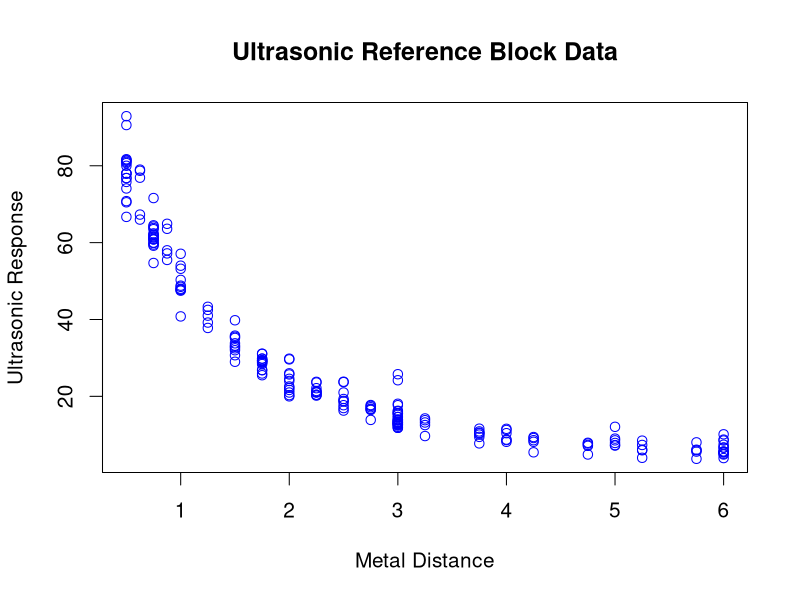
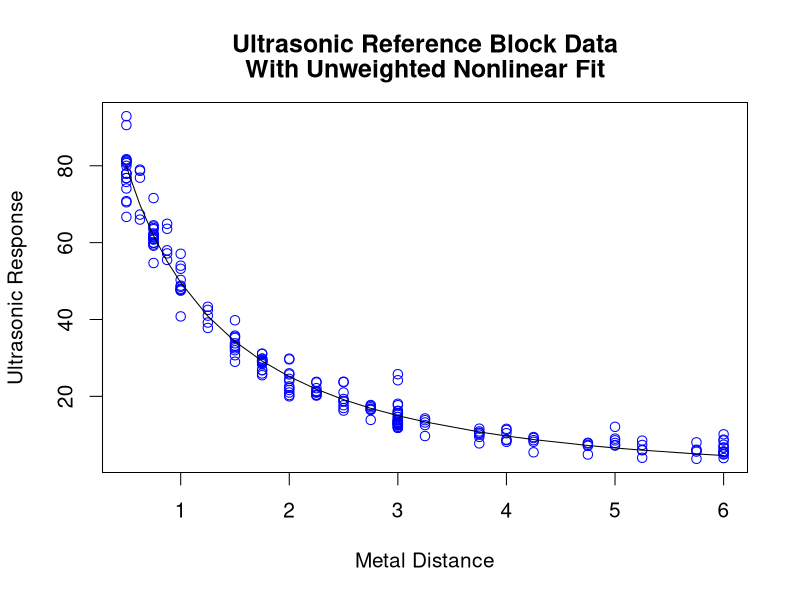
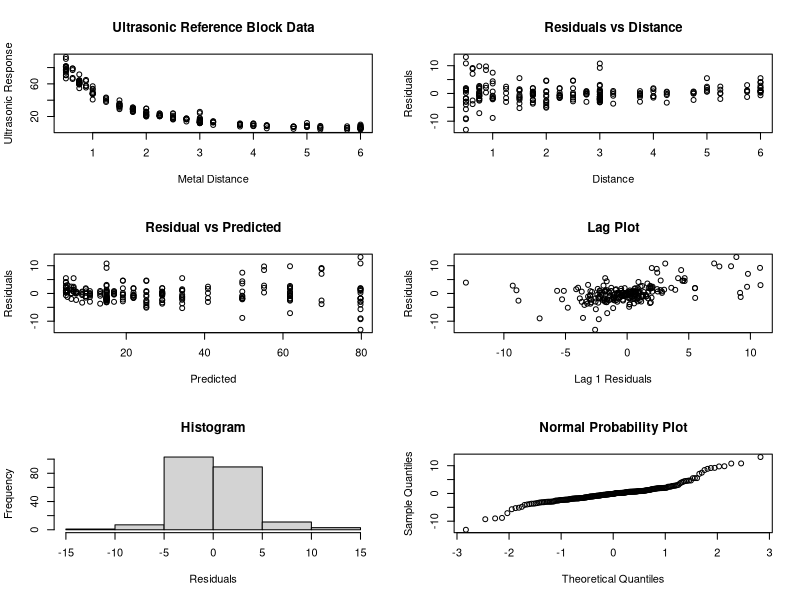
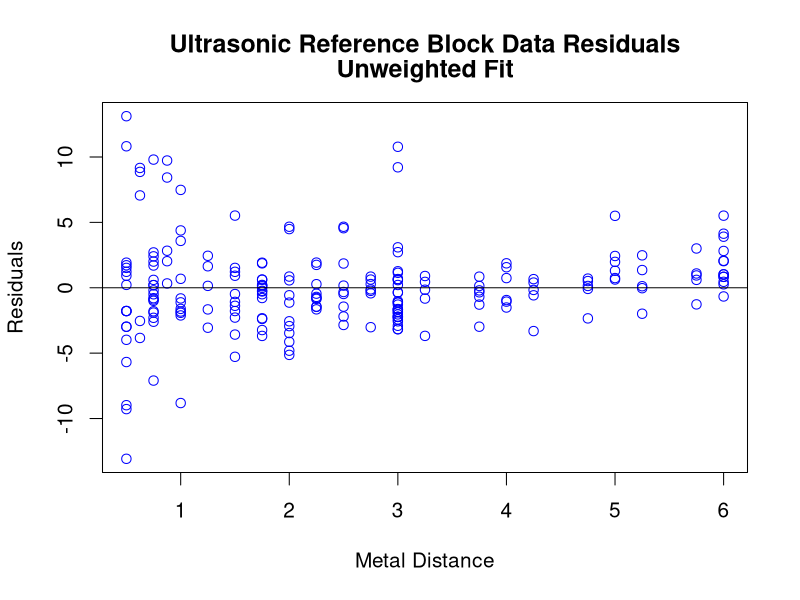

Write R code to recreate these figures, in order.
######################################################################
##
## regression-4.6.3.2.R
##
## AUTHOR:       Jolene Splett
## MODIFICATION: 2007 Apr 19
## HANDBOOK:     4.6.3.2. Initial Non-Linear Fit   
## http://www.itl.nist.gov/div898/handbook/pmd/section6/pmd632.htm

######################################################################
##
## LEFT SIDE BAR:  Plot of Data

## The first step in fitting a nonlinear function is to simply 
## plot the data.

## Create vector with dependent variable, ultrasonic response
resp = c( 92.9000,78.7000,64.2000,64.9000,57.1000,43.3000,31.1000,23.6000,
          31.0500,23.7750,17.7375,13.8000,11.5875,9.4125,7.7250,7.3500,
          8.0250,90.6000,76.9000,71.6000,63.6000,54.0000,39.2000,29.3000,
          21.4000,29.1750,22.1250,17.5125,14.2500,9.4500,9.1500,7.9125,
          8.4750,6.1125,80.0000,79.0000,63.8000,57.2000,53.2000,42.5000,
          26.8000,20.4000,26.8500,21.0000,16.4625,12.5250,10.5375,8.5875,
          7.1250,6.1125,5.9625,74.1000,67.3000,60.8000,55.5000,50.3000,
          41.0000,29.4000,20.4000,29.3625,21.1500,16.7625,13.2000,10.8750,
          8.1750,7.3500,5.9625,5.6250,81.5000,62.4000,32.5000,12.4100,
          13.1200,15.5600,5.6300,78.0000,59.9000,33.2000,13.8400,12.7500,
          14.6200,3.9400,76.8000,61.0000,32.9000,13.8700,11.8100,13.3100,
          5.4400,78.0000,63.5000,33.8000,12.5600,5.6300,12.7500,13.1200,
          5.4400,76.8000,60.0000,47.8000,32.0000,22.2000,22.5700,18.8200,
          13.9500,11.2500,9.0000,6.6700,75.8000,62.0000,48.8000,35.2000,  
          20.0000,20.3200,19.3100,12.7500,10.4200,7.3100,7.4200,70.5000,
          59.5000,48.5000,35.8000,21.0000,21.6700,21.0000,15.6400,8.1700,
          8.5500,10.1200,78.0000,66.0000,62.0000,58.0000,47.7000,37.8000,
          20.2000,21.0700,13.8700,9.6700,7.7600,5.4400,4.8700,4.0100,3.7500,
          24.1900,25.7600,18.0700,11.8100,12.0700,16.1200,70.8000,54.7000,
          48.0000,39.8000,29.8000,23.7000,29.6200,23.8100,17.7000,11.5500,
          12.0700,8.7400,80.7000,61.3000,47.5000,29.0000,24.0000,17.7000,
          24.5600,18.6700,16.2400,8.7400,7.8700,8.5100,66.7000,59.2000,
          40.8000,30.7000,25.7000,16.3000,25.9900,16.9500,13.3500,8.6200,
          7.2000,6.6400,13.6900,81.0000,64.5000,35.5000,13.3100,4.8700,
          12.9400,5.0600,15.1900,14.6200,15.6400,25.5000,25.9500,81.7000,
          61.6000,29.8000,29.8100,17.1700,10.3900,28.4000,28.6900,81.3000,
          60.9000,16.6500,10.0500,28.9000,28.9500)

## Create vector with independent variable, metal distance
dist = c(0.500,0.625,0.750,0.875,1.000,1.250,1.750,2.250,1.750,2.250,2.750,
         3.250,3.750,4.250,4.750,5.250,5.750,0.500,0.625,0.750,0.875,1.000,
         1.250,1.750,2.250,1.750,2.250,2.750,3.250,3.750,4.250,4.750,5.250,
         5.750,0.500,0.625,0.750,0.875,1.000,1.250,1.750,2.250,1.750,2.250,
         2.750,3.250,3.750,4.250,4.750,5.250,5.750,0.500,0.625,0.750,0.875,
         1.000,1.250,1.750,2.250,1.750,2.250,2.750,3.250,3.750,4.250,4.750,
         5.250,5.750,0.500,0.750,1.500,3.000,3.000,3.000,6.000,0.500,0.750,
         1.500,3.000,3.000,3.000,6.000,0.500,0.750,1.500,3.000,3.000,3.000,
         6.000,0.500,0.750,1.500,3.000,6.000,3.000,3.000,6.000,0.500,0.750,
         1.000,1.500,2.000,2.000,2.500,3.000,4.000,5.000,6.000,0.500,0.750,
         1.000,1.500,2.000,2.000,2.500,3.000,4.000,5.000,6.000,0.500,0.750,
         1.000,1.500,2.000,2.000,2.500,3.000,4.000,5.000,6.000,0.500,0.625,
         0.750,0.875,1.000,1.250,2.250,2.250,2.750,3.250,3.750,4.250,4.750,
         5.250,5.750,3.000,3.000,3.000,3.000,3.000,3.000,0.500,0.750,1.000,
         1.500,2.000,2.500,2.000,2.500,3.000,4.000,5.000,6.000,0.500,0.750,
         1.000,1.500,2.000,2.500,2.000,2.500,3.000,4.000,5.000,6.000,0.500,
         0.750,1.000,1.500,2.000,2.500,2.000,2.500,3.000,4.000,5.000,6.000,
         3.000,0.500,0.750,1.500,3.000,6.000,3.000,6.000,3.000,3.000,3.000, 
         1.750,1.750,0.500,0.750,1.750,1.750,2.750,3.750,1.750,1.750,0.500,
         0.750,2.750,3.750,1.750,1.750)

## Save data in a data frame and determine the number of observations
df = data.frame(resp,dist)
len = length(resp)

##  Plot the data
par(mfrow=c(1,1),ask=T,cex=1.25)
xax = "Metal Distance"
yax = "Ultrasonic Response"
ttl = "Ultrasonic Reference Block Data"
plot(dist,resp, xlab=xax, ylab=yax, main=ttl,col="blue")

## This plot shows an exponentially decaying pattern in the data. 
## This suggests that some type of exponential function might be 
## an appropriate model for the data.

######################################################################
##
## LEFT SIDE BAR:  Initial Model Selection

## There are two issues that need to be addressed in the initial model 
## selection when fitting a nonlinear model.

##    1. We need to determine an appropriate functional form for the model.
##    2. We need to determine appropriate starting values for the estimation 
##       of the model parameters. 

######################################################################
##
## LEFT SIDE BAR:  Determining an Appropriate Functional Form for the Model

## Due to the large number of potential functions that can be used for 
## a nonlinear model, the determination of an appropriate model is not 
## always obvious. Some <guidelines for selecting an appropriate model 4.4.2> 
## were given in the analysis chapter.

## The plot of the data will often suggest a well-known function. In 
## addition, we often use scientific and engineering knowledge in 
## determining an appropriate model. In scientific studies, we are 
## frequently interested in fitting a theoretical model to the data. 
## We also often have historical knowledge from previous studies 
## (either our own data or from published studies) of functions that 
## have fit similar data well in the past. In the absence of a 
## theoretical model or experience with prior data sets, selecting 
## an appropriate function will often require a certain amount of 
## trial and error.

## Regardless of whether or not we are using scientific knowledge in 
## selecting the model, <model validation 4.4.4> is still critical 
## in determining if our selected model is adequate. 

######################################################################
##
## LEFT SIDE BAR:  Determining Appropriate Starting Values

## Nonlinear models are fit with iterative methods that require starting 
## values. In some cases, inappropriate starting values can result in 
## parameter estimates for the fit that converge to a local minimum or 
## maximum rather than the global minimum or maximum. Some models are 
## relatively insensitive to the choice of starting values while others 
## are extremely sensitive.

## If you have prior data sets that fit similar models, these can often 
## be used as a guide for determining good starting values. We can also 
## sometimes make educated guesses from the functional form of the model. 
## For some models, there may be specific methods for determining 
## starting values. For example, sinusoidal models that are commonly 
## used in time series are quite sensitive to good starting values. The 
## <beam deflection case study 1.4.2.5> shows an example of obtaining 
## starting values for a sinusoidal model.

## In the case where you do not know what good starting values would be, 
## one approach is to create a grid of values for each of the parameters 
## of the model and compute some measure of goodness of fit, such as the 
## residual standard deviation, at each point on the grid. The idea is 
## to create a broad grid that encloses reasonable values for the 
## parameter. However, we typically want to keep the number of grid 
## points for each parameter relatively small to keep the computational 
## burden down (particularly as the number of parameters in the model 
## increases). The idea is to get in the right neighborhood, not to find 
## the optimal fit. We would pick the grid point that corresponds to the 
## smallest residual standard deviation as the starting values. 

######################################################################
##
## LEFT SIDE BAR:  Fitting Data to a Theoretical Model

## For this particular data set, the scientist was trying to fit the 
## following theoretical model.

##      y = \frac{\exp(-b_1 x)} {b_2 + b_3 x} 

## Since we have a theoretical model, we use this as the initial model.
## The best starting values for the parameters are all 0.1.

######################################################################
##
## LEFT SIDE BAR:  Nonlinear Fit Output

## The following fit output was generated by R.

## Fit initial model
out = nls(resp ~ exp(-b1*dist)/(b2 + b3*dist),
           start=list(b1=.1,b2=.1,b3=.1))
outs = summary(out)
outs
upred = resp - outs$resid
udfout = data.frame(upred,dist)
udfout = udfout[order(dist),]

##> Formula: resp ~ exp(-b1 * dist)/(b2 + b3 * dist)

##> Parameters:
##>     Estimate Std. Error t value Pr(>|t|)    
##> b1 0.1902787  0.0219386   8.673 1.13e-15 ***
##> b2 0.0061314  0.0003450  17.772  < 2e-16 ***
##> b3 0.0105309  0.0007928  13.283  < 2e-16 ***
##> ---
##> Signif. codes:  0 '***' 0.001 '**' 0.01 '*' 0.05 '.' 0.1 ' ' 1 

##> Residual standard error: 3.362 on 211 degrees of freedom

##> Correlation of Parameter Estimates:
##>         b1     b2
##> b2  0.8386       
##> b3 -0.9505 -0.949

######################################################################
##
## LEFT SIDE BAR:  Plot of Predicted Values with Original Data

## Plot data and fitted curve
par(mfrow=c(1,1),ask=T,cex=1.25)
plot(dist,resp,xlab=xax,ylab=yax,col="blue")
lines(udfout$dist,udfout$upred)
title("Ultrasonic Reference Block Data",line=2)
title("With Unweighted Nonlinear Fit",line=1)

## This plot shows a reasonably good fit. It is difficult to detect any
## violations of the fit assumptions from this plot. The estimated model is

##      y = \frac{\exp(-0.190x)} {0.00613 + 0.0105x} 

######################################################################
##
## LEFT SIDE BAR:  6-Plot for Model Validation

## When there is a single independent variable, the <6-plot 1.3.3.33>  
## provides a convenient method for initial model validation.

## Residual 6-plot
par(mfrow=c(3,2),ask=T)
plot(dist,resp,xlab=xax, ylab=yax, main=ttl)
lines(udfout$dist,udfout$pred)
plot(dist,outs$resid, ylab="Residuals", xlab="Distance",
     main="Residuals vs Distance")
plot(upred,outs$resid, ylab="Residuals", xlab="Predicted",
     main="Residual vs Predicted")
plot(outs$resid[2:len],outs$resid[1:len-1], ylab="Residuals",
     xlab="Lag 1 Residuals", main="Lag Plot")
hist(outs$resid, ylab="Frequency", xlab="Residuals",main="Histogram")
qqnorm(outs$resid, main="Normal Probability Plot")

## The basic assumptions for regression models are that the errors are 
## random observations from a normal distribution with zero mean and 
## constant standard deviation (or variance).

## These plots suggest that the variance of the errors is not constant.

## In order to see this more clearly, we will generate full- sized a 
## plot of the predicted values from the model and overlay the data 
## and plot the residuals against the independent variable, Metal Distance. 

######################################################################
##
## LEFT SIDE BAR:  Plot of Residual Values against Independent Variable

## Enlarge residual plot
par(mfrow=c(1,1),ask=T,cex=1.25)
plot(dist,outs$resid, ylab="Residuals", xlab="Metal Distance",
     col="blue")
abline(h=0)
title("Ultrasonic Reference Block Data Residuals",line=2)
title("Unweighted Fit",line=1) 


## This plot suggests that the errors have greater variance for the 
## values of metal distance less than one than elsewhere. That is, 
## the assumption of homogeneous variances seems to be violated.

######################################################################
##
## LEFT SIDE BAR:  Non-Homogeneous Variances

## Except when the Metal Distance is less than or equal to one, there 
## is not strong evidence that the error variances differ. Nevertheless, 
## we will use transformations or weighted fits to see if we can elminate 
## this problem.

######################################################################
## ================================================================ ##
######################################################################
